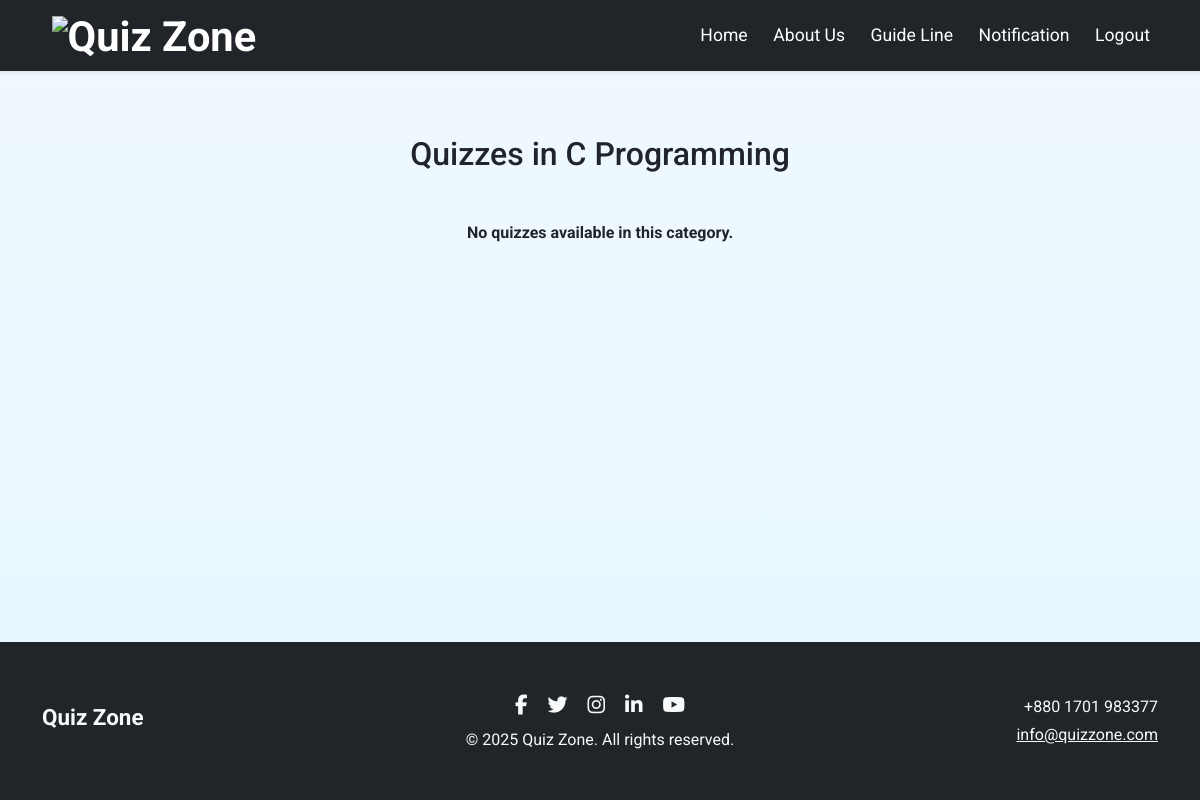
The app's page /categories/3/quizzes/ (signed in), older data.
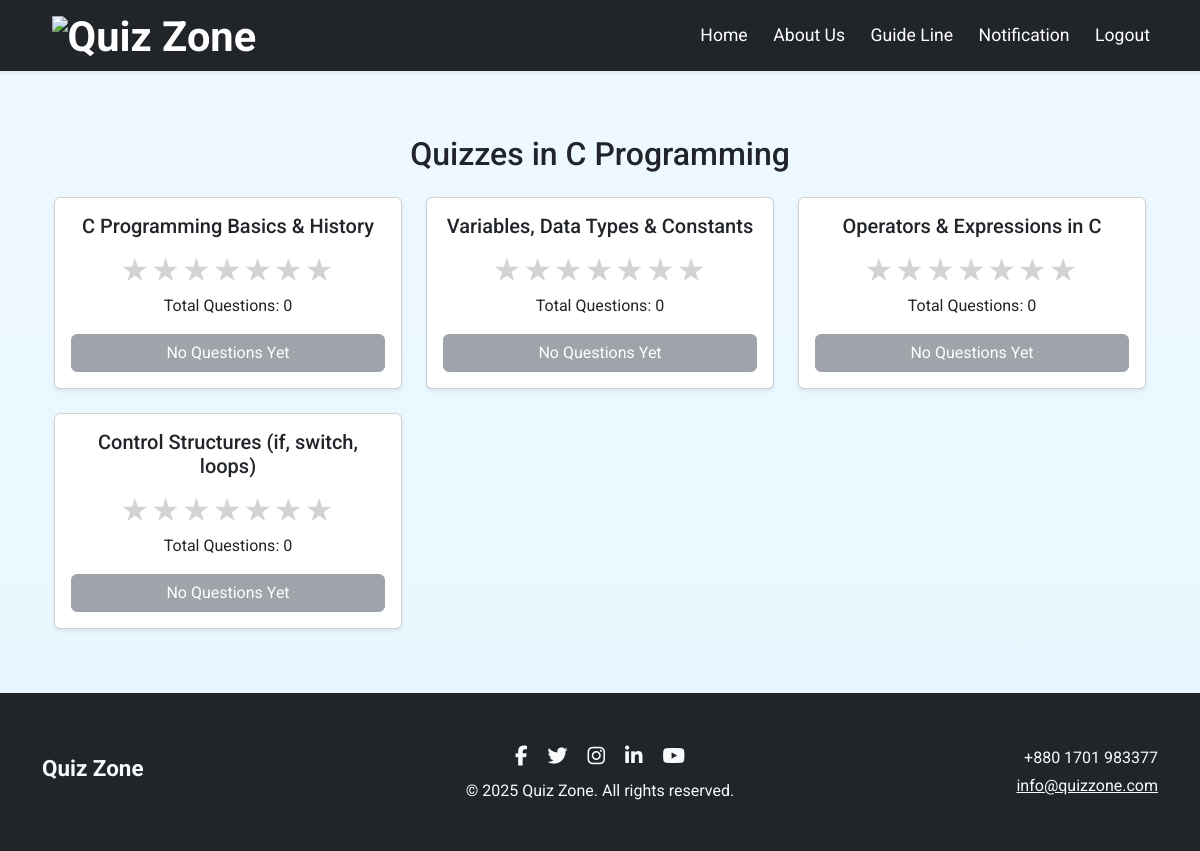
The same page, newer data.
### quiz/models.py (models this page shows, shortened)
class Category(models.Model):
    name = models.CharField(max_length=100, unique=True)

class Quiz(models.Model):
    title = models.CharField(max_length=200)
    category = models.ForeignKey(Category, on_delete=models.SET_NULL, null=True, blank=True)
    has_time_limit = models.BooleanField(default=False)
    time_limit = models.PositiveIntegerField(blank=True, null=True)  # minutes

### quiz/views.py (the view)
# urls.py: path("categories/<int:category_id>/quizzes/", views.quiz_list, name="quiz_list"),
@login_required
def quiz_list(request, category_id):
    category = get_object_or_404(Category, id=category_id)
    quizzes = Quiz.objects.filter(category=category)
    for quiz in quizzes:
        avg_rating = Rating.objects.filter(quiz=quiz).aggregate(Avg('score'))['score__avg']
        quiz.avg_rating = round(avg_rating) if avg_rating else 0
    return render(request, "quiz_list.html", {
        "category": category,
        "quizzes": quizzes,
        "logged_in": request.user.is_authenticated
    })

### authentications/authentication.py (called while the page is built)
    def get_user(self, user_id):
        try:
            return User.objects.get(pk=user_id)
        except User.DoesNotExist:
            return None

### quiz/context_processors.py (called while the page is built)
def auth_status(request):
    return {
        'logged_in': request.user.is_authenticated
    }

### templates/quiz_list.html (shortened to what this page needs)
{% extends "base.html" %}
{% block content %}
<div class="container py-3">
    <h2 class="text-center my-4">Quizzes in {{ category.name }}</h2>
    <div class="row">
        {% for quiz in quizzes %}
            <div class="col-md-4 mb-4">
                <div class="card shadow-sm h-100">
                    <div class="card-body text-center d-flex flex-column justify-content-between">
                        <h5 class="card-title">{{ quiz.title }}</h5>
                        <span class="quiz-stars" data-rating="{{ quiz.avg_rating }}"></span>
                        <span>Total Questions: {{ quiz.questions.count }}</span>
                        {% if quiz.questions.count > 0 %}
                            <a href="{% url 'quiz:start_quiz' quiz.id %}" class="btn btn-success mt-3">Start Quiz</a>
                        {% else %}
                            <button class="btn btn-secondary mt-3" disabled>No Questions Yet</button>
                        {% endif %}
                    </div>
                </div>
            </div>
        {% empty %}
            <p class="text-center fw-bold mt-4">No quizzes available in this category.</p>
        {% endfor %}
    </div>
</div>
{% endblock %}

### templates/base.html (shortened to what this page needs)
{% load static %}
<!DOCTYPE html>
<html lang="en">
<head>
<link href="https://cdn.jsdelivr.net/npm/bootstrap@5.3.3/dist/css/bootstrap.min.css" rel="stylesheet">
<link rel="stylesheet" href="https://cdnjs.cloudflare.com/ajax/libs/font-awesome/6.5.0/css/all.min.css"/>
<link rel="stylesheet" href="{% static 'css/style.css' %}">
</head>
<body class="d-flex flex-column min-vh-100">
<nav class="navbar navbar-expand-lg navbar-dark bg-dark shadow-sm">
    <div class="container">
        <a class="navbar-brand fw-bold nav-accent" href="{% if user.is_authenticated %}{% url 'quiz:home' %}{% else %}{% url 'quiz:index' %}{% endif %}">
            <img src="{% static 'images/logo.png' %}" alt="Quiz Zone" height="40">
        </a>
        <div class="collapse navbar-collapse justify-content-end" id="navbarNav">
            <ul class="navbar-nav" id="navbar-items">
            </ul>
        </div>
    </div>
</nav>
<main class="container py-4 flex-grow-1">
    {% block content %}{% endblock %}
</main>
<footer class="bg-dark text-light mt-auto py-5">
    <div class="container">
        <div class="row align-items-center">
            <div class="col-md-4 text-md-start text-center mb-3 mb-md-0">
                <h5 class="fw-bold">Quiz Zone</h5>
            </div>
            <div class="col-md-4 d-flex flex-column align-items-center text-center mb-3 mb-md-0">
                <div class="mb-2">
                    <a href="#" class="text-light mx-2 fs-5"><i class="fab fa-facebook-f"></i></a>
                    <a href="#" class="text-light mx-2 fs-5"><i class="fab fa-twitter"></i></a>
                    <a href="#" class="text-light mx-2 fs-5"><i class="fab fa-instagram"></i></a>
                    <a href="#" class="text-light mx-2 fs-5"><i class="fab fa-linkedin-in"></i></a>
                    <a href="#" class="text-light mx-2 fs-5"><i class="fab fa-youtube"></i></a>
                </div>
                <small>&copy; 2025 Quiz Zone. All rights reserved.</small>
            </div>
            <div class="col-md-4 text-md-end text-center d-flex flex-column align-items-md-end align-items-center">
                <p class="mb-1">+880 1701 983377</p>
                <p class="mb-0"><a href="mailto:info@quizzone.com" class="text-light">info@quizzone.com</a></p>
            </div>
        </div>
    </div>
</footer>
</body>
</html>

### static/css/style.css (style rules this page uses)
body { font-family: 'Roboto', sans-serif; background: linear-gradient(to bottom, #f0f8ff, #e6f7ff); }
.navbar .navbar-brand, .navbar .nav-link, .nav-accent { color: #ffffff !important; }
.navbar .nav-link, .nav-accent { font-size: 1.1rem; margin-left: 0.6rem; transition: color 0.3s, transform 0.3s; }
.navbar .navbar-brand { font-size: 2.6rem !important; font-weight: 800; line-height: 1; transition: color 0.3s, transform 0.3s; }
footer { padding: 2rem 1rem; }
footer a { transition: transform 0.3s, color 0.3s; }
footer h5 { font-size: 1.4rem; font-weight: 600; }
footer p, footer small { font-size: 1rem; }
footer .col-md-4.d-flex { flex-direction: column; align-items: center; justify-content: center; }

Row changes from the older to the newer data that the page shows:
added Quiz: title "C Programming Basics & History", questions.count "0", shows "No Questions Yet"
added Quiz: title "Variables, Data Types & Constants", questions.count "0", shows "No Questions Yet"
added Quiz: title "Operators & Expressions in C", questions.count "0", shows "No Questions Yet"
added Quiz: title "Control Structures (if, switch, loops)", questions.count "0", shows "No Questions Yet"
Text that changed along with them:
text no longer shown: "No quizzes available in this category."
